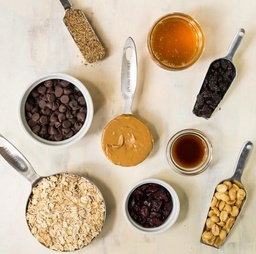
#> input picture canny_edge_detector/input/kitchen.jpg, 256 x 254 px, shrunk from 523 x 519 before the run
$ python canny_edge_detector.py   (older library calls are emulated)
#> lines starting #> are read from the running program, lines starting #| are printed output that depends on the picture; long printed decimals are rounded
import os
import cv2
import numpy as np

INPUT_DIR = 'input'
OUTPUT_DIR = 'output'
# [4 lines of commented-out code are left out]
IMG_NAME = 'kitchen.jpg'
UPPER_THRESHOLD = 65
LOWER_THRESHOLD = 25
JPEG_IMG_QUALITY = [int(cv2.IMWRITE_JPEG_QUALITY), 100]


def check_hysterysis_conditions(img, current_grad_direction, grad_direction, grad_magnitude, first_neighb_y, first_neighb_x):
    if is_same_grad_directions(current_grad_direction, grad_direction[first_neighb_y][first_neighb_x]) \
    and grad_magnitude[first_neighb_y][first_neighb_x] > LOWER_THRESHOLD:

        first_neighb_magnitude = grad_magnitude[first_neighb_y][first_neighb_x]
        first_neighb_neighb_y, first_neighb_neighb_x, second_neighb_neighb_y, second_neighb_neighb_x = get_neighbours_pixel_coord_edge_opposite(
            grad_direction[first_neighb_y][first_neighb_x], first_neighb_x, first_neighb_y)

        if first_neighb_magnitude > grad_magnitude[first_neighb_neighb_y][first_neighb_neighb_x] \
        and first_neighb_magnitude > grad_magnitude[second_neighb_neighb_y][second_neighb_neighb_x]:
            if img[first_neighb_y][first_neighb_x] != 255:
                return True

    return False


def threshold_with_hysterysis(img, grad_direction, grad_magnitude):
    is_changed = False

    for y in range(img.shape[0]):
        for x in range(img.shape[1]):
            if img[y][x] == 255:
                current_grad_direction = grad_direction[y][x]
                first_neighb_y, first_neighb_x, second_neighb_y, second_neighb_x = get_neighbours_pixel_coord_on_edge(
                    grad_direction[y][x], x, y)

                is_first_neighb_exists = first_neighb_y < grad_direction.shape[0] and first_neighb_x < grad_direction.shape[1]
                is_second_neighb_exists = second_neighb_y < grad_direction.shape[0] and second_neighb_x < grad_direction.shape[1]

                if not is_first_neighb_exists and not is_second_neighb_exists:
                    continue

                if is_first_neighb_exists:
                    if check_hysterysis_conditions(img, current_grad_direction, grad_direction, grad_magnitude, first_neighb_y, first_neighb_x):
                        img[first_neighb_y][first_neighb_x] = 255
                        is_changed = True

                if is_second_neighb_exists:
                    if check_hysterysis_conditions(img, current_grad_direction, grad_direction, grad_magnitude, second_neighb_y, second_neighb_x):
                        img[second_neighb_y][second_neighb_x] = 255
                        is_changed = True

    return img, is_changed


def get_neighbours_pixel_coord_on_edge(current_grad_direction, x, y):
    current_grad_direction = abs(current_grad_direction)

    if 22.5 <= current_grad_direction < 67.5:
        first_neighb_x = x + 1
        first_neighb_y = y - 1
        second_neighb_x = x - 1
        second_neighb_y = y + 1
    elif 67.5 <= current_grad_direction < 112.5:
        first_neighb_x = x + 1
        first_neighb_y = y
        second_neighb_x = x - 1
        second_neighb_y = y
    elif 112.5 <= current_grad_direction < 157.5:
        first_neighb_x = x - 1
        first_neighb_y = y - 1
        second_neighb_x = x + 1
        second_neighb_y = y + 1
    elif 157.5 <= current_grad_direction <= 180 or 0 <= current_grad_direction < 22.5:
        first_neighb_x = x
        first_neighb_y = y - 1
        second_neighb_x = x
        second_neighb_y = y + 1
    else:
        raise Exception('[ERROR] get_neighbours_pixel_coord_on_edge current_grad_direction = {}'.format(current_grad_direction))

    return first_neighb_y, first_neighb_x, second_neighb_y, second_neighb_x


def get_neighbours_pixel_coord_edge_opposite(current_grad_direction, x, y):
    current_grad_direction = abs(current_grad_direction)

    if 22.5 <= current_grad_direction < 67.5:
        first_neighb_x = x - 1
        first_neighb_y = y - 1
        second_neighb_x = x + 1
        second_neighb_y = y + 1
    elif 67.5 <= current_grad_direction < 112.5:
        first_neighb_x = x
        first_neighb_y = y - 1
        second_neighb_x = x
        second_neighb_y = y + 1
    elif 112.5 <= current_grad_direction < 157.5:
        first_neighb_x = x + 1
        first_neighb_y = y - 1
        second_neighb_x = x - 1
        second_neighb_y = y + 1
    elif 157.5 <= current_grad_direction <= 180 or 0 <= current_grad_direction < 22.5:
        first_neighb_x = x - 1
        first_neighb_y = y
        second_neighb_x = x + 1
        second_neighb_y = y
    else:
        raise Exception('[ERROR] get_neighbours_pixel_coord_edge_opposite current_grad_direction = {}'.format(current_grad_direction))

    return first_neighb_y, first_neighb_x, second_neighb_y, second_neighb_x


def is_same_grad_directions(direction1, direction2):
    direction1 = abs(direction1)
    direction2 = abs(direction2)

    if 0 <= direction1 < 22.5 and 0 <= direction2 < 22.5:
        return True
    elif 22.5 <= direction1 < 67.5 and 22.5 <= direction2 < 67.5:
        return True
    elif 67.5 <= direction1 < 112.5 and 67.5 <= direction2 < 112.5:
        return True
    elif 112.5 <= direction1 < 157.5 and 112.5 <= direction2 < 157.5:
        return True
    elif 157.5 <= direction1 <= 180 and 157.5 <= direction2 <= 180:
        return True
    else:
        return False


def non_maximum_suppression(img, grad_magnitude, grad_direction):
    for y in range(img.shape[0]):
        for x in range(img.shape[1]):
            current_grad_magnitude = grad_magnitude[y][x]
            current_grad_direction = grad_direction[y][x]

            first_neighb_y, first_neighb_x, second_neighb_y, second_neighb_x = get_neighbours_pixel_coord_edge_opposite(current_grad_direction, x, y)

            if first_neighb_x >= img.shape[1] or first_neighb_y >= img.shape[0]:
                first_neighb_magnitude = 0
            else:
                first_neighb_magnitude = grad_magnitude[first_neighb_y][first_neighb_x]

            if second_neighb_x >= img.shape[1] or second_neighb_y >= img.shape[0]:
                second_neighb_magnitude = 0
            else:
                second_neighb_magnitude = grad_magnitude[second_neighb_y][second_neighb_x]

            if current_grad_magnitude > first_neighb_magnitude\
            and current_grad_magnitude > second_neighb_magnitude\
            and current_grad_magnitude > UPPER_THRESHOLD:
                    img[y][x] = 255
            else:
                img[y][x] = 0

    return img


input_img_path = os.path.join(INPUT_DIR, IMG_NAME)
output_dir_path = os.path.join(OUTPUT_DIR, IMG_NAME)

if not os.path.exists(output_dir_path):
    os.makedirs(output_dir_path)

img = cv2.imread(input_img_path, cv2.IMREAD_GRAYSCALE)
#> img: shape (254, 256); min 0, max 255, mean 177.9
print('img.shape = {}'.format(img.shape))
#| img.shape = (254, 256)

blurred_img = cv2.GaussianBlur(img, (5, 5), 1.4)
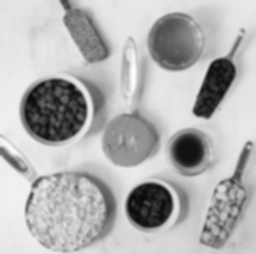
#> blurred_img: shape (254, 256); min 8, max 254, mean 177.9
cv2.imwrite(os.path.join(output_dir_path, 'gaussian_blur.jpg'), blurred_img, JPEG_IMG_QUALITY)

opencv_canny = cv2.Canny(blurred_img, LOWER_THRESHOLD, UPPER_THRESHOLD)
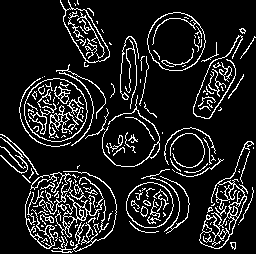
#> opencv_canny: shape (254, 256); 12.3% white in thin lines or dots
cv2.imwrite(os.path.join(output_dir_path, 'opencv_canny.jpg'), opencv_canny, JPEG_IMG_QUALITY)

sobel_x = cv2.Sobel(blurred_img, cv2.CV_64F, 1, 0, ksize=3)
sobel_y = cv2.Sobel(blurred_img, cv2.CV_64F, 0, 1, ksize=3)
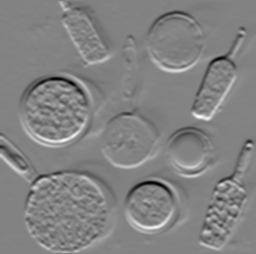
#> sobel_y: shape (254, 256) float64; min -414, max 392, mean -0.1; drawn with min black and max white

cv2.imwrite(os.path.join(output_dir_path, 'sobel_x.jpg'), sobel_x, JPEG_IMG_QUALITY)
cv2.imwrite(os.path.join(output_dir_path, 'sobel_y.jpg'), sobel_y, JPEG_IMG_QUALITY)

grad_magnitude = np.sqrt(np.add(np.power(sobel_x, 2), np.power(sobel_y, 2)))
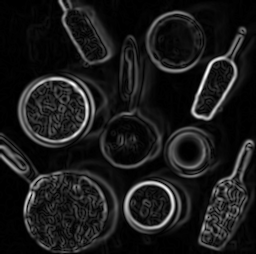
#> grad_magnitude: shape (254, 256) float64; min 0, max 486.6, mean 51; drawn with min black and max white
cv2.imwrite(os.path.join(output_dir_path, 'grad_magnitude.jpg'), grad_magnitude, JPEG_IMG_QUALITY)
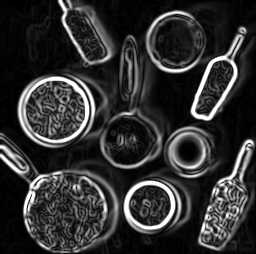
#> saved as grad_magnitude.jpg: shape (254, 256); min 0, max 255, mean 49.3
grad_magnitude_img = cv2.imread(os.path.join(output_dir_path, 'grad_magnitude.jpg'), cv2.IMREAD_GRAYSCALE)
#> grad_magnitude_img: shape (254, 256); min 0, max 255, mean 49.3
print('grad_magnitude_img max = {}'.format(np.amax(grad_magnitude_img)))
#| grad_magnitude_img max = 255

grad_direction = np.arctan2(sobel_y, sobel_x) * 180 / np.pi
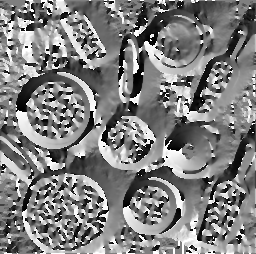
#> grad_direction: shape (254, 256) float64; min -179.8, max 180, mean 0.4; drawn with min black and max white

print('grad_magnitude.shape = {}'.format(grad_magnitude.shape))
#| grad_magnitude.shape = (254, 256)
print('sobel_x max = {}'.format(np.amax(sobel_x)))
#| sobel_x max = 452.0
print('grad_magnitude max = {}'.format(np.amax(grad_magnitude)))
#| grad_magnitude max = 486.615
print('grad_magnitude min = {}'.format(np.amin(grad_magnitude)))
#| grad_magnitude min = 0.0

non_maximum_suppressed_img = non_maximum_suppression(grad_magnitude_img, grad_magnitude, grad_direction)
#> after the loop in non_maximum_suppression, `for y in range(img.shape[0]):`: img: shape (254, 256); 7.6% white in thin lines or dots

cv2.imwrite(os.path.join(output_dir_path, 'non_maximum_suppressed_img.jpg'), non_maximum_suppressed_img, JPEG_IMG_QUALITY)

thresholded_with_hysterysis_img, is_changed = threshold_with_hysterysis(non_maximum_suppressed_img, grad_direction, grad_magnitude)
#> after the loop in threshold_with_hysterysis, `for y in range(img.shape[0]):`:
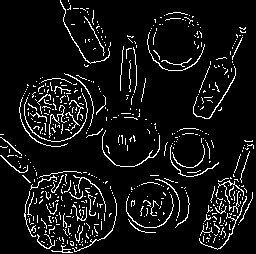
#> img: shape (254, 256); 7.9% white in thin lines or dots

i = 0
while is_changed:
    thresholded_with_hysterysis_img, is_changed = threshold_with_hysterysis(thresholded_with_hysterysis_img,
                                                                            grad_direction,
                                                                            grad_magnitude)

    if i % 10 == 0:
        cv2.imwrite(os.path.join(output_dir_path, 'thresholded_with_hysterysis_img_{}.jpg'.format(i)),
                    thresholded_with_hysterysis_img, JPEG_IMG_QUALITY)

    i = i + 1
    print('Thresholded with Hysterysis: {}'.format(i))
#> this loop made 5 passes
#| Thresholded with Hysterysis: 1
#| Thresholded with Hysterysis: 2
#| Thresholded with Hysterysis: 3
#| Thresholded with Hysterysis: 4
#| Thresholded with Hysterysis: 5
#> thresholded_with_hysterysis_img: shape (254, 256); 7.9% white in thin lines or dots

cv2.imwrite(os.path.join(output_dir_path,
            'thresholded_with_hysterysis_img_{}.jpg'.format(i)),
            thresholded_with_hysterysis_img,
            JPEG_IMG_QUALITY)
